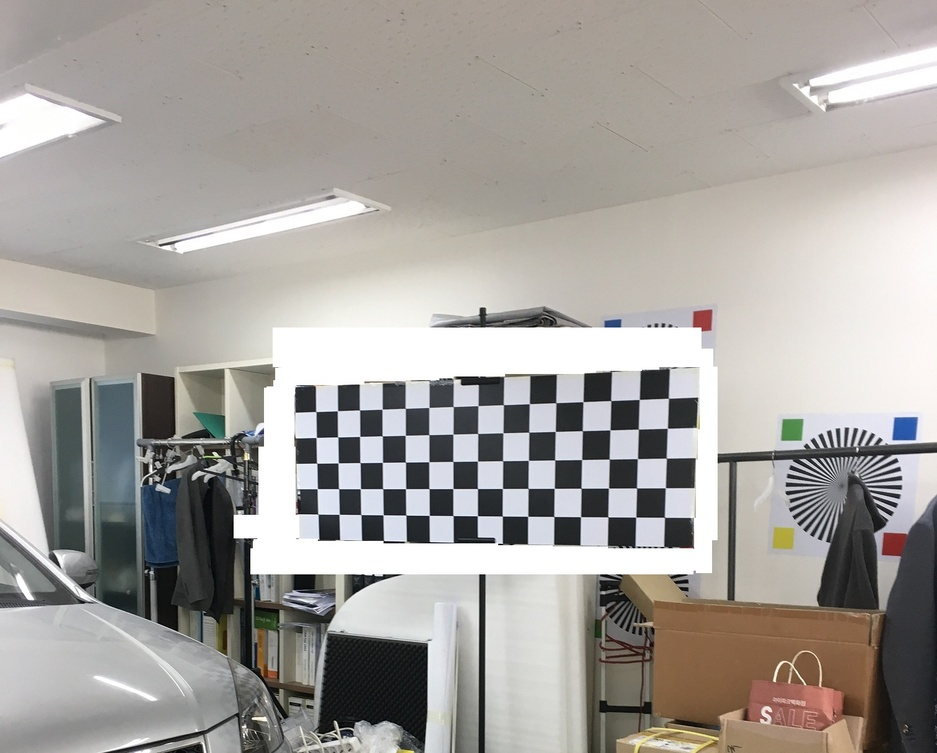
#> input picture iphone_white.jpeg, 937 x 753 px, shrunk from 1512 x 1214 before the run
$ python findDist.py   (older library calls are emulated)
#> lines starting #> are read from the running program, lines starting #| are printed output that depends on the picture; after the words box and inside, x2 and y2 are one past the last pixel; in counts of white or black regions, pixels touching at a corner belong together; long printed decimals are rounded
### iphone6s_calibration.py
'''
import cv2
import numpy as np

if __name__ == '__main__':
    # Read source image.
    im_src = cv2.imread('book2.jpg')
    # Four corners of the book in source image
    pts_src = np.array([[141, 131], [480, 159], [493, 630], [64, 601]])

    # Read destination image.
    im_dst = cv2.imread('book1.jpg')
    # Four corners of the book in destination image.
    pts_dst = np.array([[318, 256], [534, 372], [316, 670], [73, 473]])

    # Calculate Homography
    h, status = cv2.findHomography(pts_src, pts_dst)

    # Warp source image to destination based on homography
    im_out = cv2.warpPerspective(im_src, h, (im_dst.shape[1], im_dst.shape[0]))

    # Display images
    cv2.imshow("Source Image", im_src)
    cv2.imshow("Destination Image", im_dst)
    cv2.imshow("Warped Source Image", im_out)

    cv2.waitKey(0)

'''


'''
#마커와의 위치를 알기위한 이미지가 하나 필요하므로 과제와는 약간 다른주제임...ㅠㅠ 뭘찾아야하는거지
import numpy as np
import cv2

def find_marker(image):
	# convert the image to grayscale, blur it, and detect edges
	gray = cv2.cvtColor(image, cv2.COLOR_BGR2GRAY)
	gray = cv2.GaussianBlur(gray, (5, 5), 0)
	edged = cv2.Canny(gray, 35, 125)

	# find the contours in the edged image and keep the largest one;
	# we'll assume that this is our piece of paper in the image
	(_, cnts, _) = cv2.findContours(edged.copy(), cv2.RETR_LIST, cv2.CHAIN_APPROX_SIMPLE)
	c = max(cnts, key = cv2.contourArea)

	# compute the bounding box of the of the paper region and return it
	print(cv2.minAreaRect(c))
	return cv2.minAreaRect(c)

def distance_to_camera(knownWidth, focalLength, perWidth):
	# compute and return the distance from the maker to the camera
	return (knownWidth * focalLength) / perWidth

# initialize the known distance from the camera to the object, which
# in this case is 24 inches
KNOWN_DISTANCE = 24.0 * 2.54

# initialize the known object width, which in this case, the piece of
# paper is 12 cm wide
KNOWN_WIDTH = 11.0 * 2.54

# initialize the list of images that we'll be using
IMAGE_PATHS = ["bg.jpg"]
# load the first image that contains an object that is KNOWN TO BE 2 feet
# from our camera, then find the paper marker in the image, and initialize
# the focal length
image = cv2.imread(IMAGE_PATHS[0])
marker = find_marker(image)
focalLength = (marker[1][0] * KNOWN_DISTANCE) / KNOWN_WIDTH

# loop over the images
for imagePath in IMAGE_PATHS:
	# load the image, find the marker in the image, then compute the
	# distance to the marker from the camera
	image = cv2.imread(imagePath)
	marker = find_marker(image)
	cm = distance_to_camera(KNOWN_WIDTH, focalLength, marker[1][0])

	# draw a bounding box around the image and display it
	box = np.int0(cv2.boxPoints(marker))
	cv2.drawContours(image, [box], -1, (0, 255, 0), 2)
	cv2.putText(image, "%.2fcm" % (cm / 12),
		(image.shape[1] - 240, image.shape[0] - 20), cv2.FONT_HERSHEY_SIMPLEX,
		2.0, (0, 255, 0), 3)
	cv2.imshow("image", image)
	cv2.waitKey(0)

'''

import numpy as np
import cv2
import matplotlib.pyplot as plt
import matplotlib.image as mpimg
import glob
import pickle

def calibrateAndSave(nx, ny, imagesPath=None):
    objpoints = []
    imgpoints = []
    dist_pickle = {}


    images = glob.glob(imagesPath)#'./calibration_wide/GOPR00*.jpg'
    tempImage = mpimg.imread(images[0])

    objp = np.zeros((ny*nx,3), np.float32)
    objp[:,:2] = np.mgrid[0:nx,0:ny].T.reshape(-1,2)

    for fname in images:
        img = mpimg.imread(fname)
        gray = cv2.cvtColor(img, cv2.COLOR_BGR2GRAY)
        ret, gray = cv2.threshold(gray, 127, 255, cv2.THRESH_BINARY)
        #cv2.imshow('gray',gray)
        #cv2.waitKey(0)
        ret, corners = cv2.findChessboardCorners(gray, (nx,ny), None)

        ###임시적으로 코너그린거보려고 넣은거임#######################
        '''print(ret)
        temp = cv2.drawChessboardCorners(img, (nx,ny), corners, ret)
        cv2.imshow('img',temp)'''
        ###

        if ret == True:
            imgpoints.append(corners)
            objpoints.append(objp)

    if len(imgpoints) == 0:
        print('corners 발견하지 못함')
        return

    with open('calib.p', 'wb') as f:
        dist_pickle['objpoints'] = objpoints
        dist_pickle['imgpoints'] = imgpoints
        pickle.dump(dist_pickle, f)
        f.close()


    gray = cv2.cvtColor(tempImage, cv2.COLOR_BGR2GRAY)
    ret, mtx, dist, rvecs, tvecs = cv2.calibrateCamera(objpoints, imgpoints, gray.shape[::-1], None, None)

    print('tvecs : ', tvecs)

    with open('calib.p', 'wb') as f:
        dist_pickle['mtx'] = mtx
        dist_pickle['dist'] = dist
        pickle.dump(dist_pickle, f)
        f.close()

    return mtx, dist

#testing
# [33 lines left out: function corners_unwarp, not called in this run]


#현재 이거
def corners_unwarp2(img, nx, ny, mtx, dist, points=None):
    undist = cv2.undistort(img, mtx, dist, None, mtx)
    gray = cv2.cvtColor(img, cv2.COLOR_BGR2GRAY)
    ret, corners = cv2.findChessboardCorners(gray, (nx, ny), None)
    #print(corners.shape,"dsadsf")
    M = 0
    warped = 0

    cv2.imshow('undist',img)

    print(ret)
    if ret == True:
        # If we found corners, draw them! (just for fun)
        #####cv2.drawChessboardCorners(undist, (nx, ny), corners, ret)
        # Choose offset from image corners to plot detected corners
        # This should be chosen to present the result at the proper aspect ratio
        # My choice of 100 pixels is not exacWt, but close enough for our purpose here
        Xoffset = 100#200.0 # offset for dst points
        Yoffset = 100#300.0
        offset = 0
        # Grab the image shape
        img_size = (gray.shape[1], gray.shape[0])
        print(corners[0][0][0])
        # For source points I'm grabbing the outer four detected corners
        #src = np.float32([corners[0], corners[nx-1], corners[-1], corners[-nx]])
        src = np.float32([ [corners[0][0][0]-Xoffset,corners[0][0][1]-Yoffset], [corners[nx-1][0][0]+Xoffset, corners[nx-1][0][1]-Yoffset], [corners[-1][0][0]+Xoffset, corners[-1][0][1]+Yoffset], [corners[-nx][0][0]-Xoffset, corners[-nx][0][1]+Yoffset] ])
        # For destination points, I'm arbitrarily choosing some points to be
        # a nice fit for displaying our warped result
        # again, not exact, but close enough for our purposes
        dst = np.float32([[offset, offset], [img_size[0]-offset, offset],
                                     [img_size[0]-offset, img_size[1]-offset],
                                     [offset, img_size[1]-offset]])
        # Given src and dst points, calculate the perspective transform matrix
        M = cv2.getPerspectiveTransform(src, dst)
        # Warp the image using OpenCV warpPerspective()
        warped = cv2.warpPerspective(undist, M, img_size)

    # Return the resulting image and matrix
    return warped, M


# [22 lines that do not run on import are left out]

### findDist.py
import numpy as np
import cv2
import math
from iphone6s_calibration import calibrateAndSave
from iphone6s_calibration import corners_unwarp2
#수직방향향이 X 수평방향이 Y


#카메라높이가 주어지고, tilt가 0일떄, 100cm앞에있는 체스보드에서 소실점찾기
def findBanishingLine_100(img, ch):
    gray = cv2.cvtColor(img, cv2.COLOR_BGR2GRAY)
    ret, corners = cv2.findChessboardCorners(gray, (14,4), None)    #35

    #카메라높이 160일떄 소실선 위치
    banishingLineX = corners[35][0][1]
    print(corners[0])
    print(corners[35])
    interConers = corners[49][0][1] - corners[35][0][1]

    banishingLineX = banishingLineX + (ch-160)*interConers/20

    print('소실선 x좌표:', banishingLineX)

    #소실선의 x픽셀 좌표를 반환함
    return banishingLineX


def getDistance(ppo, y, banishingLineY, camera_height):
    temp = y - banishingLineY
    clickedAngle = temp/ppo   #이게 우리가 찍은 바닥에서 카메라와의 각도
    clickedDistance = camera_height / math.tan(clickedAngle * math.pi/180)
    print(clickedDistance,'cm')

def onMouse(event, x, y, flags, param):
    if event == cv2.EVENT_LBUTTONDBLCLK:
        temp = y - banishingLineX
        print(x, ', ', y, ' clicked \n distance(소실선에서 y좌표까지 픽셀거리) : ', temp)
        clickedAngle = temp/ppo   #이게 우리가 찍은 바닥에서 카메라와의 각도
        clickedDistance = camera_height / math.tan(clickedAngle * math.pi/180)
        print(clickedDistance,'cm')

        ##여기서부턴 x실제 길이를 구하려고한다
        '''
        temp2 = abs(banishingLineX - x)
        if clickedDistance < obj_dist:
            print('x거리:',(temp2)*obj_dist/clickedDistance)

        else:
            print('x거리:',(temp2)*obj_dist/clickedDistance)'''


obj_dist = 200  #####값조정이 필요함
obj_height = 160    #####
camera_height = 160 #####

if __name__=="__main__":

    img = cv2.imread('./iphone_white.jpeg')#IMG4650
#> img is the input picture: shape (753, 937, 3); mean B, G, R 157, 161.2, 165
    img2 = img.copy()

    height, width = img.shape[:2]
#> height = 753; width = 937
    print(height,',', width)
#| 753 , 937

    banishingLineX = height/2
#> banishingLineX = 376.5
    #banishingLineY = width/2

    #cv2.imshow('original', img)


    gray = cv2.cvtColor(img, cv2.COLOR_BGR2GRAY)
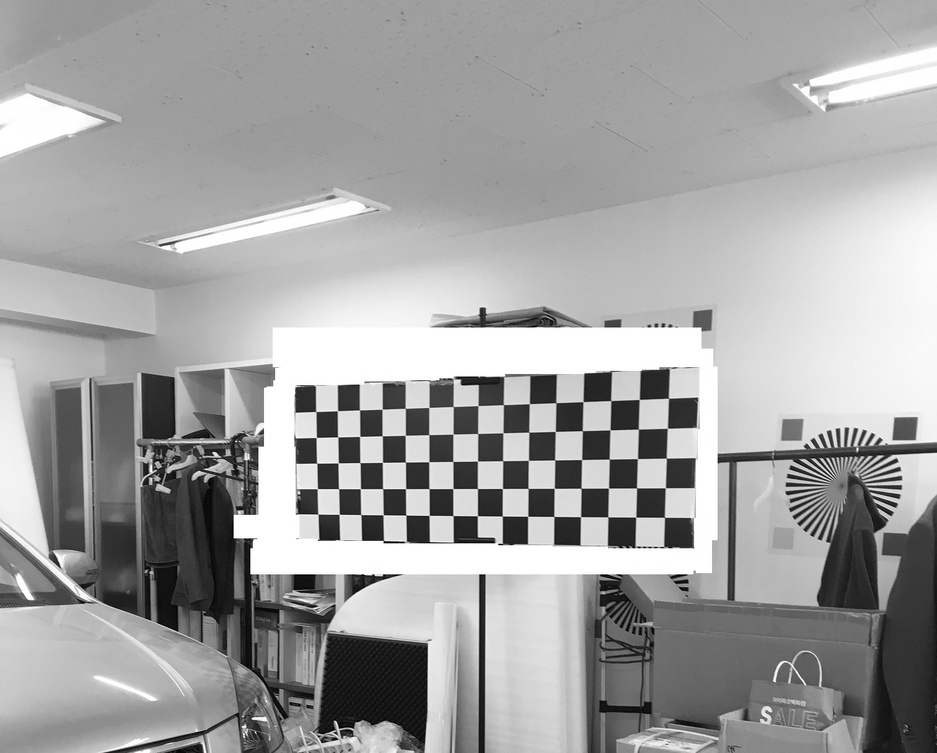
#> gray: shape (753, 937); min 0, max 255, mean 161.8
    ret, corners = cv2.findChessboardCorners(gray, (15,5), None)
#> ret = True; corners = 75 rows, first 8: [315.8, 411.5], [337.5, 410.7], [359.5, 410], [382.1, 409.1], [405.2, 408.3], [428.9, 407.5], [453.2, 406.6], [478, 405.6]
    img = cv2.drawChessboardCorners(img, (15,5), corners, ret)
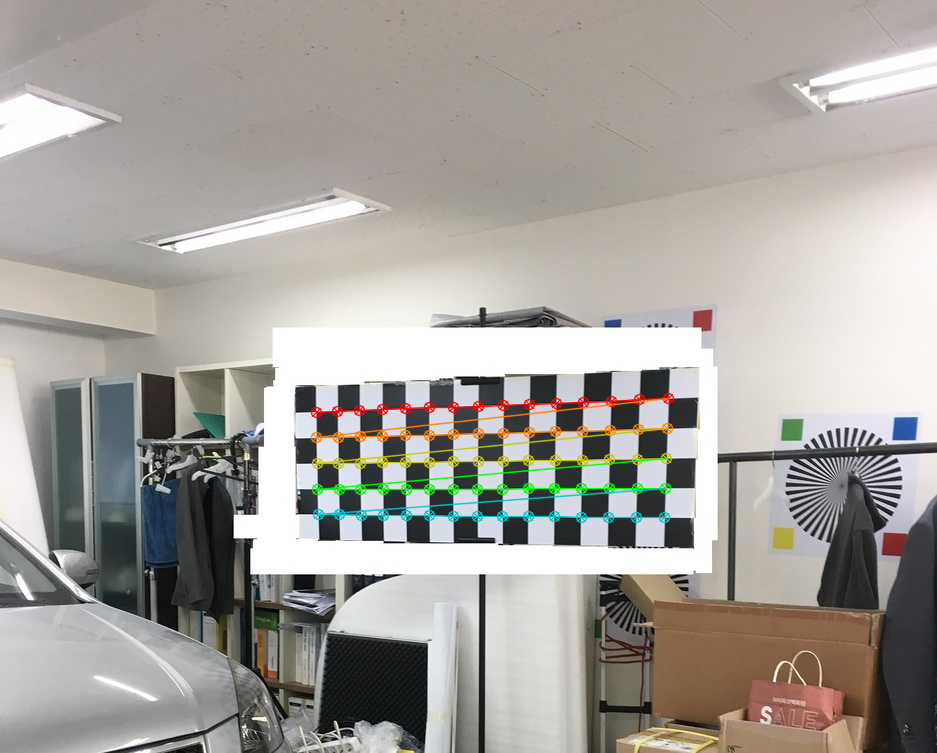
#> img: shape (753, 937, 3); 2.12% of pixels changed, all inside (x1, y1, x2, y2) = (310, 392, 675, 524)

    #v2.imshow('chess', img)

    mtx, dist = calibrateAndSave(nx=15,ny=5,imagesPath='./iphone_white.jpeg')
#> in calibrateAndSave, `ret, gray = cv2.threshold(gray, 127, 255, cv2.THRESH_BINARY)`:
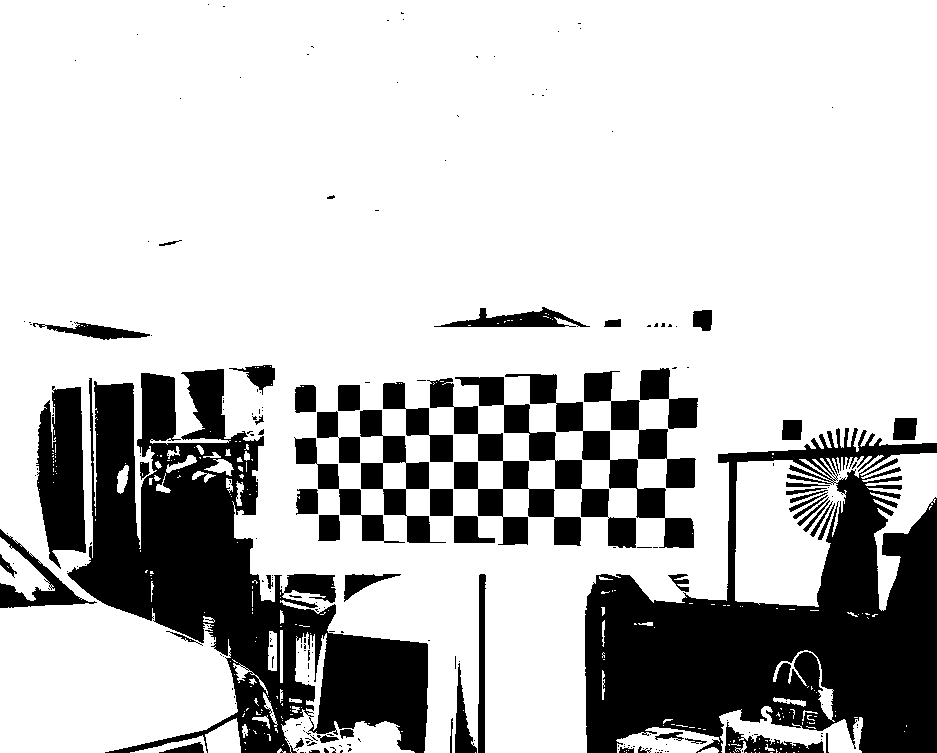
#> gray: shape (753, 937); 76.1% white; 238 black regions (178 under 20 px), largest, box (x1, y1, x2, y2) and area: (585, 428, 937, 753) 61530, (67, 369, 428, 753) 54826, (36, 386, 86, 569) 6602
#> in calibrateAndSave, `ret, corners = cv2.findChessboardCorners(gray, (nx,ny), None)`: ret = True; corners = 75 rows, first 8: [316, 411.5], [337.3, 410.5], [359.5, 410.1], [382, 409], [405.5, 408.5], [429, 407.5], [453.5, 406.5], [475, 410]
#> in calibrateAndSave, `ret, mtx, dist, rvecs, tvecs = cv2.calibrateCamera(objpoints, imgpoint..`: ret = 0.873; mtx = [[1114.1, 0, 339.7], [0, 1344.1, 464.6], [0, 0, 1]]; dist = [[2.39, -34.4, -0.0192, 0.084, 232.6]]; rvecs = ([0.17, 0.0683, -0.0125],); tvecs = ([-1.1, -2.03, 50.8],)
#| tvecs :  (array([[-1.100],
#|        [-2.030],
#|        [50.796 ]]),)
#> dist = [[2.39, -34.4, -0.0192, 0.084, 232.6]]
    undistorted = cv2.undistort(img2, mtx, dist, None, mtx)
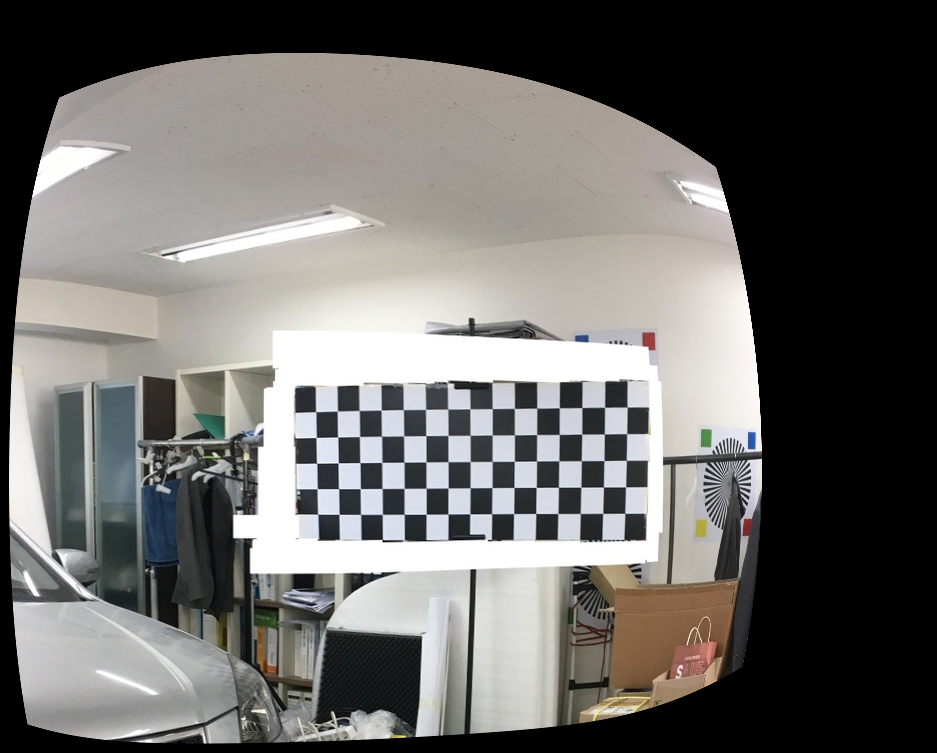
#> undistorted: shape (753, 937, 3); mean B, G, R 104.1, 106.4, 108
    #cv2.imshow('undistort', undistorted)
    topdownView, M = corners_unwarp2(img2, nx=15, ny=5, mtx=mtx, dist=dist, points=None)
#> in corners_unwarp2, `ret, corners = cv2.findChessboardCorners(gray, (nx, ny), None)`: ret = True; corners = 75 rows, first 8: [315.8, 411.5], [337.5, 410.7], [359.5, 410], [382.1, 409.1], [405.2, 408.3], [428.9, 407.5], [453.2, 406.6], [478, 405.6]
#| True
#| 315.834
#> in corners_unwarp2, `src = np.float32([ [corners[0][0][0]-Xoffset,corners[0][0][1]-Yoffset]..`: src = [[215.8, 311.5], [768.4, 298.3], [764.4, 617.3], [217.9, 614.1]]
#> in corners_unwarp2, `M = cv2.getPerspectiveTransform(src, dst)`: M = [[1.81, -0.0125, -385.9], [0.0596, 2.49, -787.6], [9.9e-05, -3.64e-05, 1]]
#> in corners_unwarp2, `warped = cv2.warpPerspective(undist, M, img_size)`:
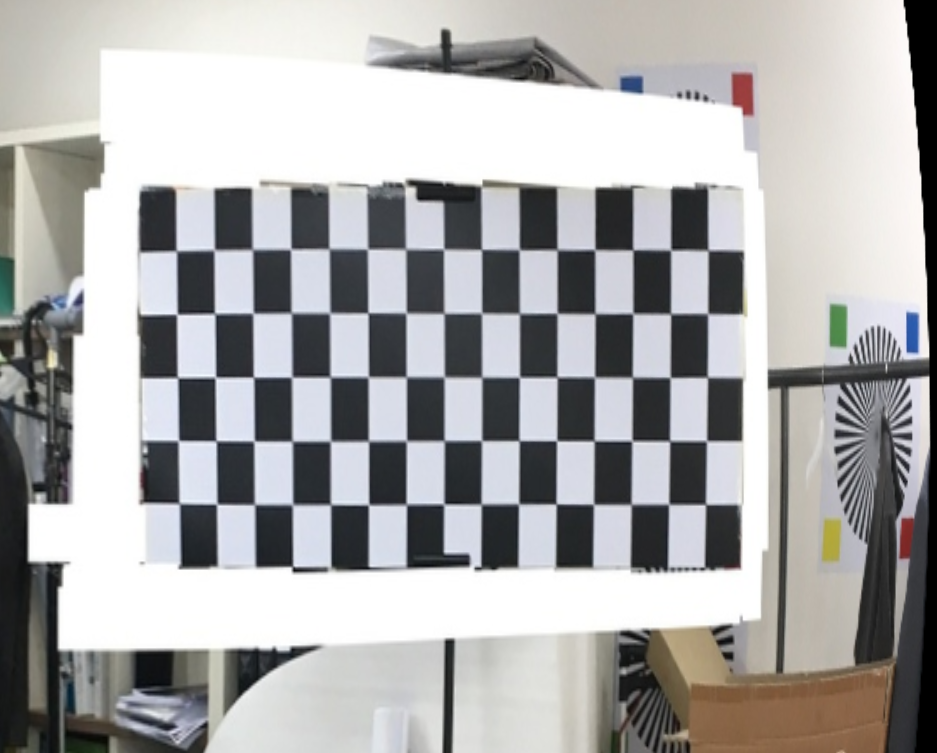
#> warped: shape (753, 937, 3); mean B, G, R 170.3, 170.4, 170.9
    cv2.imshow('topdownView', topdownView)
    print(M)
#| [[ 1.80585747e+00 -1.25199586e-02 -3.85864367e+02]
#|  [ 5.96225588e-02  2.48675852e+00 -7.87587860e+02]
#|  [ 9.90007171e-05 -3.64006962e-05  1.00000000e+00]]
    cv2.waitKey(0)
    cv2.destroyAllWindows()

    '''
    che_dis_one = int(corners[2][0][0]) - int(corners[3][0][0])
    che_dis = che_dis_one * 20 ##사진에서 체스판의 한칸의 실제길이가 6cm로 가정
    print(che_dis,"sdf")

    cv2.imshow('chess', img)

    cv2.setMouseCallback('chess', onMouse, param=img)


    theta = math.atan(camera_height / obj_dist)
    angle = theta * 180/math.pi
    print(angle,' 도임 체스보드랑 카메라랑 각도')

    ppo = che_dis/angle#che_dis/angle

    print(ppo)

    cv2.waitKey(0)
    cv2.destroyAllWindows()
    '''
    print('========================')
    #findBanishingLine_100(img2, 161)
